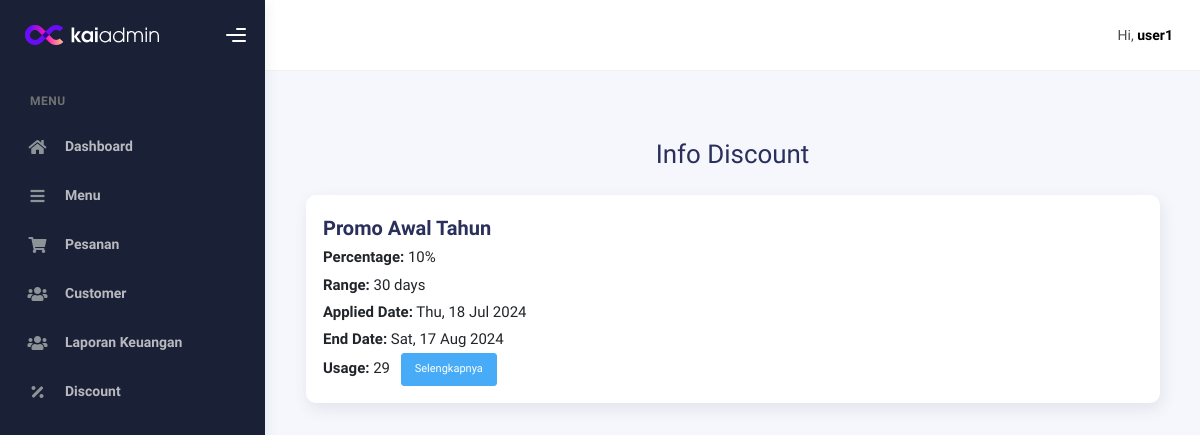
Page /admin/discount_detail.php?id=1 (signed in) on the committed database.
### tables this page shows
CREATE TABLE discount (
    status ENUM('active', 'inactive') NOT NULL,
    discount_id INT AUTO_INCREMENT PRIMARY KEY,
    name VARCHAR(100) NOT NULL,
    percentage INT NOT NULL,
    range_days INT NOT NULL,
    created_at DATETIME DEFAULT CURRENT_TIMESTAMP,
    updated_at DATETIME DEFAULT NULL,
    applied_at DATETIME DEFAULT NULL
);

### admin/discount_detail.php (the view, shortened to what this page needs)
<?php
require 'koneksi.php';
$title = 'Info Discount';
$id = $_GET['id'] ?? null;
$query = "SELECT * FROM discount WHERE discount_id = $id";
$result = mysqli_query($conn, $query);
$discount = mysqli_fetch_assoc($result);
$applied_at = new DateTime($discount['applied_at']);
$end_date = clone $applied_at;
$end_date->modify("+{$discount['range_days']} days");
$order_query = "
SELECT o.order_id, o.order_date, o.total_amount
FROM orders o
WHERE o.discount_id = $id
ORDER BY o.order_date ASC
";
$order_result = mysqli_query($conn, $order_query);
$orders = mysqli_fetch_all($order_result, MYSQLI_ASSOC);
require 'aheader.php';
?>
<div class="container my-5">
    <h2 class="text-center mb-4"><?= $title; ?></h2>
    <div class="card">
        <div class="card-body">
            <h4 class="card-title"><?= $discount['name']; ?></h4>
            <p class="card-text">
                <strong>Percentage:</strong> <?= $discount['percentage']; ?>%<br>
                <strong>Range:</strong> <?= $discount['range_days']; ?> days<br>
                <strong>Applied Date:</strong> <?= $applied_at->format('D, d M Y'); ?><br>
                <strong>End Date:</strong> <?= $end_date->format('D, d M Y'); ?><br>
                <strong>Usage:</strong> <?= count($orders); ?>
                <button id="btn-toggle-table" class="btn btn-info btn-sm ms-2">Selengkapnya</button>
            </p>
        </div>
    </div>
</div>
<?php require 'afooter.php'; ?>

### rows in the picture
discount: name "Promo Awal Tahun", percentage "10", range_days "30", applied_at "Thu, 18 Jul 2024", $end_date->format('D, d M Y') "Sat, 17 Aug 2024"

### other values in the picture
$_SESSION['username'] "user1"
$title "Info Discount"
count($orders) "29"
